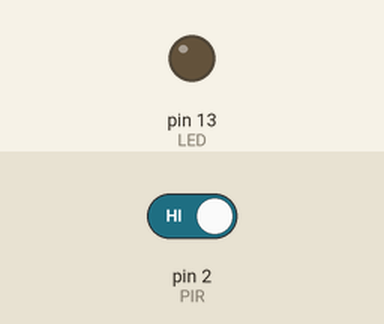
Recording of a sketch running on a simulated Arduino Uno, built with avr-gcc and run on an emulated ATmega328P. Parts: output pins drawn as LEDs (lit = HIGH). The inputs (shaded band) are chosen by the test bench; at power-on: pin 2 (PIR) HIGH.

Above: at 1.2 s.
1.3 s: pin 2 (PIR) driven LOW
At 1.6 s:
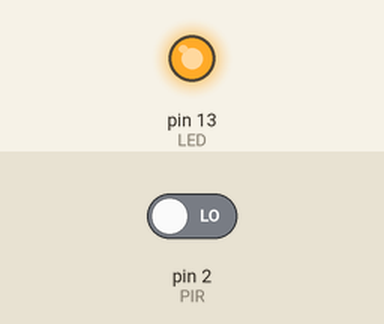
2.8 s: pin 2 (PIR) driven HIGH
At 3.9 s:
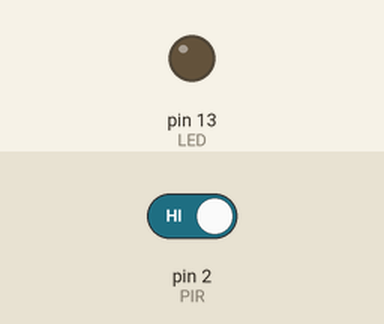
Timing chart, 0 to 5.8 s (numbered marks = the images above; inputs shaded):
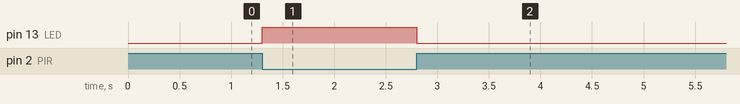

Measured:
- after the input at 1.3 s, pin 13 (LED): LOW → HIGH at once
- after the input at 2.8 s, pin 13 (LED): HIGH → LOW at once

The sketch:

PIR.ino
```cpp
/*
 人體紅外線感測器接線:
 S1 ==> D2
 S2 ==> 空接
 V  ==> 5V
 G  ==> GND
 程式說明:當人體紅外線感測器感應到熱源時會觸發，此時會點亮板載LED，待感測器恢復狀態後LED會熄滅。
 */
#define PIR 2
#define LED 13

void setup() {
  pinMode(PIR, INPUT);
  pinMode(LED, OUTPUT);
}

void loop() {
  if (digitalRead(PIR) == 0) {
    digitalWrite(LED, HIGH);
  }
  else {
    digitalWrite(LED, LOW);
  }
}
```
